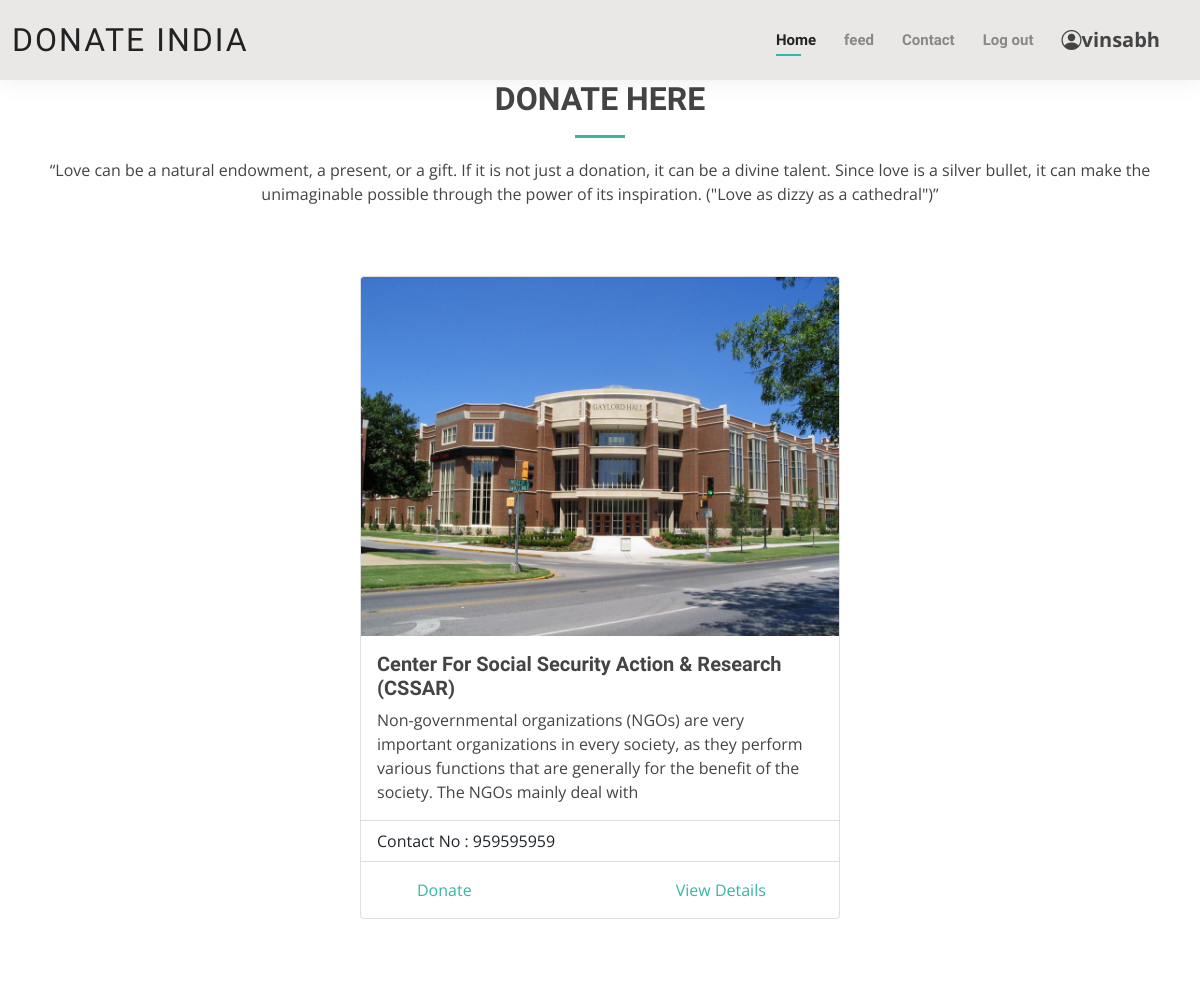
Before: /feed/donate/ (signed in, upper part) with the older database file.
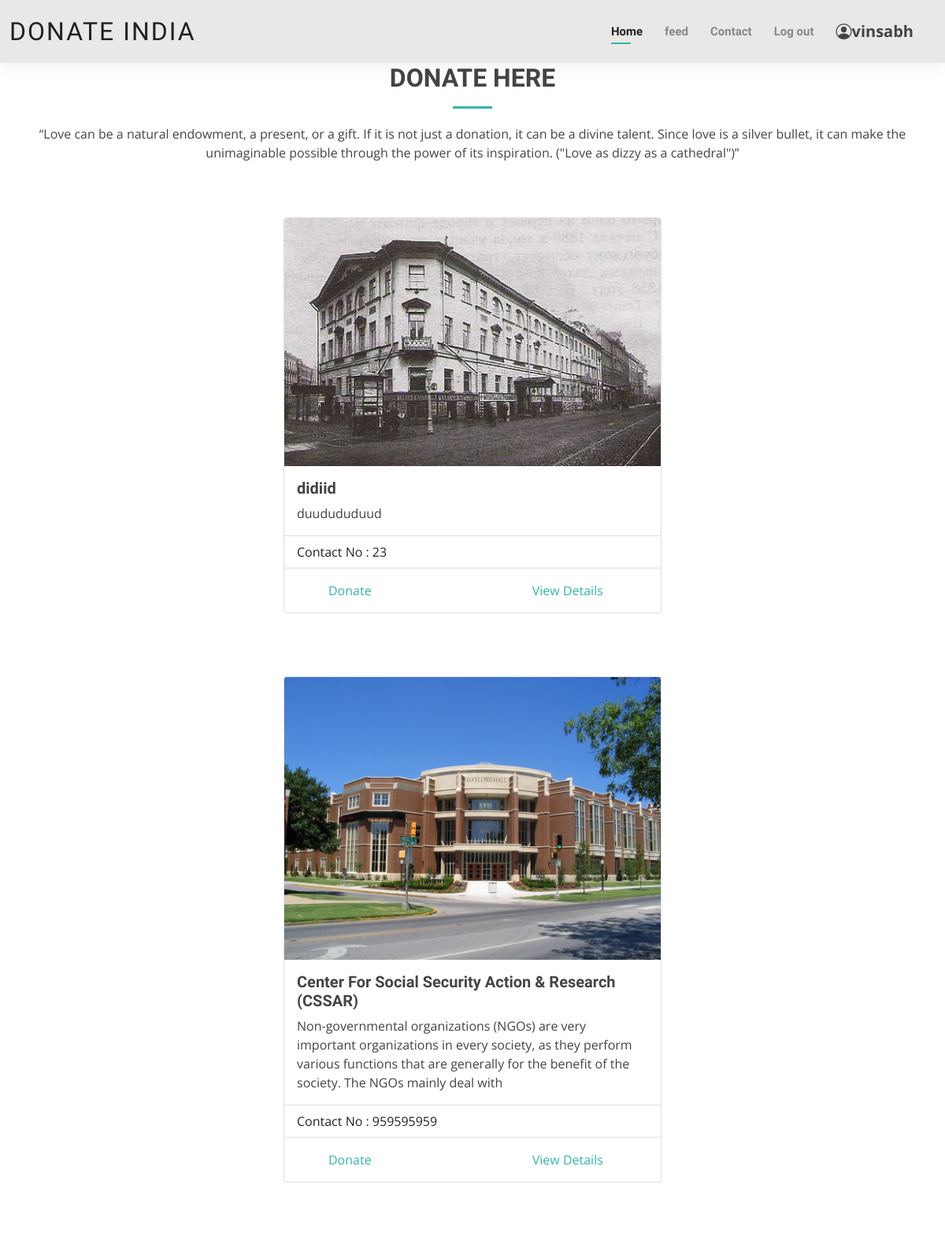
After: the same page with the newer database file.
### image/models.py (models this page shows, shortened)
class Image(models.Model):
    myid = models.AutoField
    caption=models.CharField(max_length=100)
    name=models.CharField(max_length=6, choices=Year_CHOICES, default='green')
    org=models.CharField(max_length=100,default="")
    address=models.CharField(max_length=100,default="")
    phone=PhoneNumberField()
    state=models.CharField(max_length=100,default="")
    city=models.CharField(max_length=100,default="")
    pin=models.IntegerField(default="")
    hog=models.CharField(max_length=100,default="")
    reg=models.CharField(max_length=20, default="")
    hogph=PhoneNumberField()
    ifsc=models.IntegerField(default="")
    accno=models.IntegerField(default="")
    image=models.ImageField(upload_to="img/%y")
    desc=models.TextField(max_length=20000,default="")
    ngo_contact_no=PhoneNumberField()

### feed/views.py (the view)
# urls.py: path("feed/donate/",views.donate ,name="donate"),
@login_required(login_url='/ngo/')
def donate(request):
    ngos = Image.objects.all()
    return render(request,'feed/ngolist.html',{'ngos':ngos})

### feed/templates/feed/ngolist.html (shortened to what this page needs)
{% extends 'base.html' %}
{% block body %}
<div class= "adjust"style="margin-top: 20px;">
  <section id="contact" class="contact">
    <div class="container" data-aos="fade-up">
      <div class="section-title">
        <h2>Donate Here</h2>
        <p>“Love can be a natural endowment, a present, or a gift. If it is not just a donation, it can be a divine talent. Since love is a silver bullet, it can make the unimaginable possible through the power of its inspiration. ("Love as dizzy as a cathedral")”</p>
      </div>
  {% for i in ngos reversed %}
  <div class="container middle ">
    <div class="card" style="width: 30rem;">
      <img src="{{i.image.url}}" class="card-img-top" alt="...">
      <div class="card-body">
        <b><h5 class="card-title"><strong>{{i.caption}}</strong></h5></b>
        <p class="card-text">{{i.desc|slice:"0:300"}}</p>
      </div>
      <ul class="list-group list-group-flush">
        <li class="list-group-item">Contact No : {{i.ngo_contact_no}}</li>
      </ul>
      <div class="card-body">
        <a href="donateitem/" class="card-link" style="margin-left: 40px;">Donate</a>
        <a id="qv{{i.id}}" href="viewdetails/{{i.id}}" class="card-link" style="margin-left: 200px;">View Details</a>
      </div>
    </div>
  </div>
  {% endfor %}
</div>
</div>
{% endblock %}

Changed rows visible on the page:
added Image: image (picture), caption "didiid", desc "duudududuud", ngo_contact_no "23"
